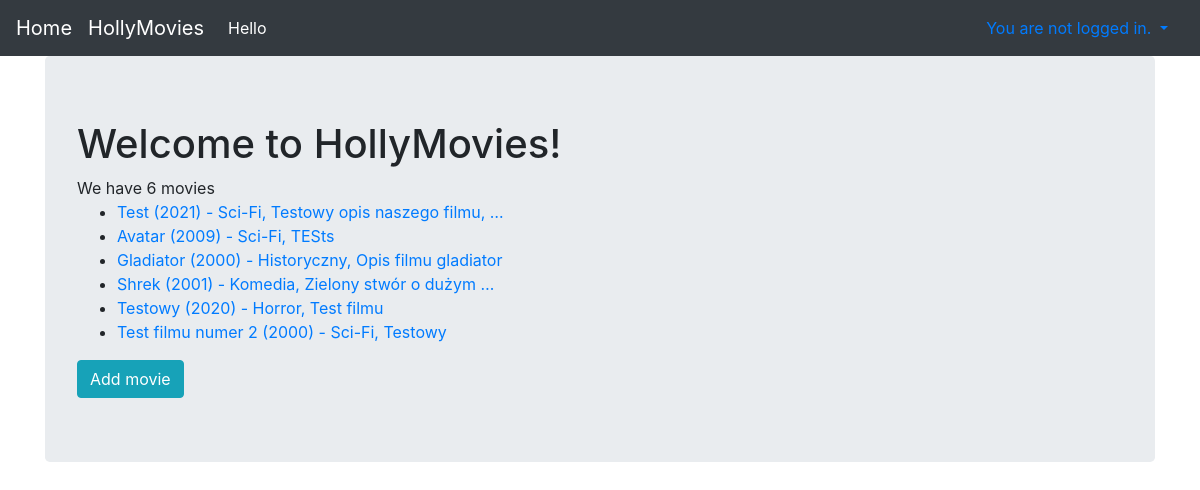
Before: /viewer/movie/ with the older database file.
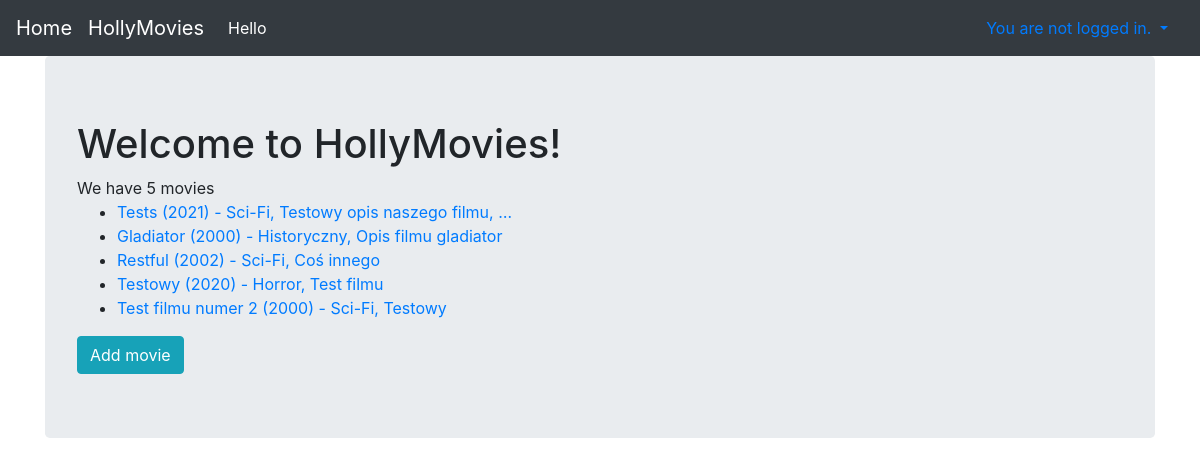
After: the same page with the newer database file.
### viewer/models.py (models this page shows, shortened)
class Movie(Model):
    title = CharField(max_length=170)
    genre = ForeignKey(Genre, on_delete=DO_NOTHING)
    rating = IntegerField()
    released = DateField()
    description = TextField()
    image = ImageField(null=True, blank=True,
                       upload_to=get_upload_path,
                       validators=[
                           FileExtensionValidator(
                               allowed_extensions=['bmp', 'jpg', 'jpeg', 'jpe', 'gif', 'tif', 'tiff', 'png']
                           )]
                       )
    created = DateTimeField(auto_now_add=True)

class Genre(Model):
    name = CharField(max_length=128)

### viewer/views.py (the view)
# urls.py: path('movie/', MoviesView.as_view(), name="movie"),
class MoviesView(ListView):
    template_name = 'movies.html'
    model = Movie
    paginate_by = 200

### viewer/templates/movies.html (shortened to what this page needs)
{% extends "base.html" %}
{% block content %}
  <h1>Welcome to HollyMovies!</h1>
  We have {{ object_list | length }} movie{{ object_list|length|pluralize:"s"}}
  <ul>
    {% for movie in object_list %}
    <li>
      <a href="{% url 'viewer:movie_details' movie.id %}">{{ movie.title }} ({{ movie.released.year }}) - {{ movie.genre.name }}, {{ movie.description | truncatewords:4 }}</a>
    </li>
    {% empty %}
    <h3>Nie ma nic do wyświetlenia!!!</h3>
    {% endfor %}
  </ul>
 <a href="{% url 'viewer:movie_create' %}" class="btn btn-info">Add movie</a>
{% endblock %}

Changed rows visible on the page:
removed Movie: title "Avatar", released.year "2009", genre.name "Sci-Fi", description "TESts"
changed Movie "Testowy opis naszego filmu, …": title "Test" → "Tests"
changed Movie: title "Shrek" → "Restful"; released.year "2001" → "2002"; genre.name "Komedia" → "Sci-Fi"; description "Zielony stwór o dużym …" → "Coś innego"
Other visible differences:
{{ object_list | length }}: "6" → "5"
